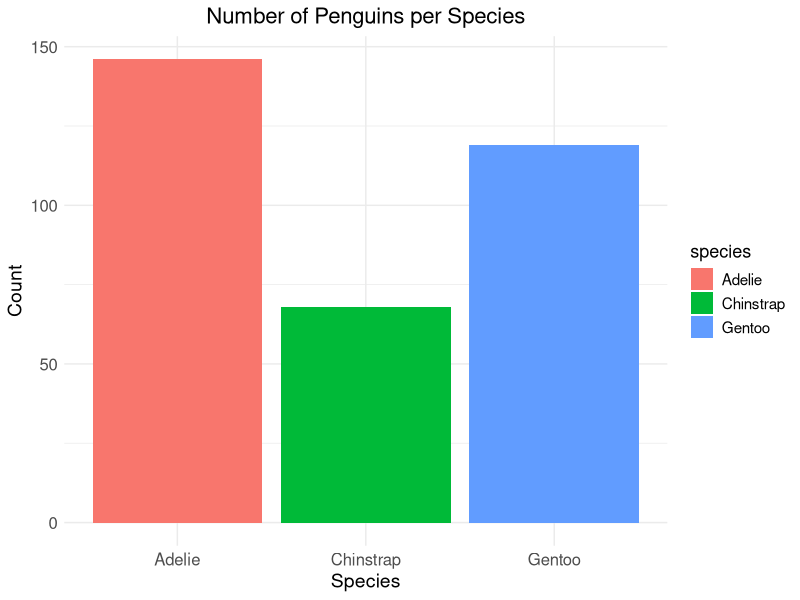
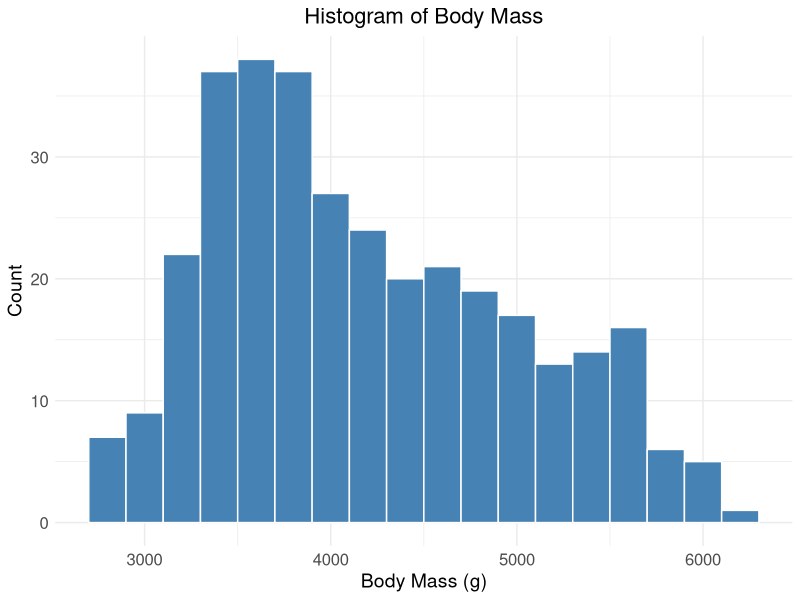
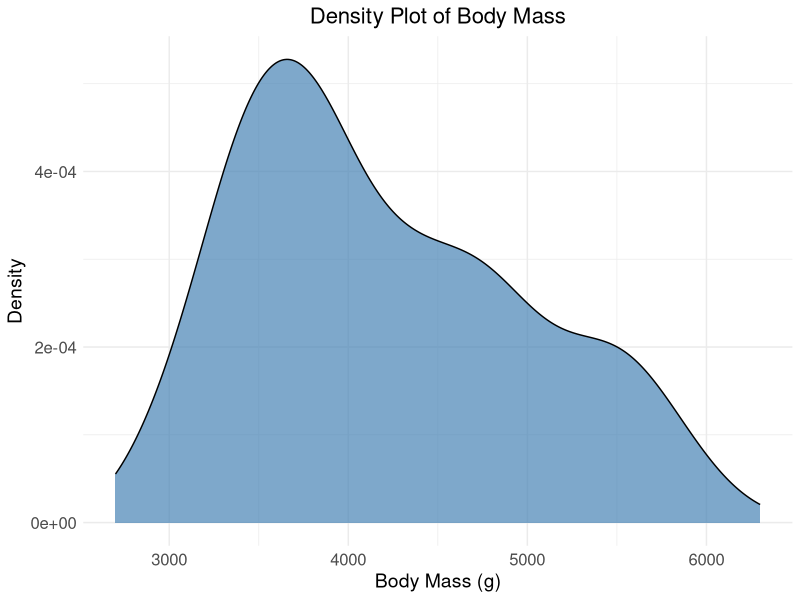
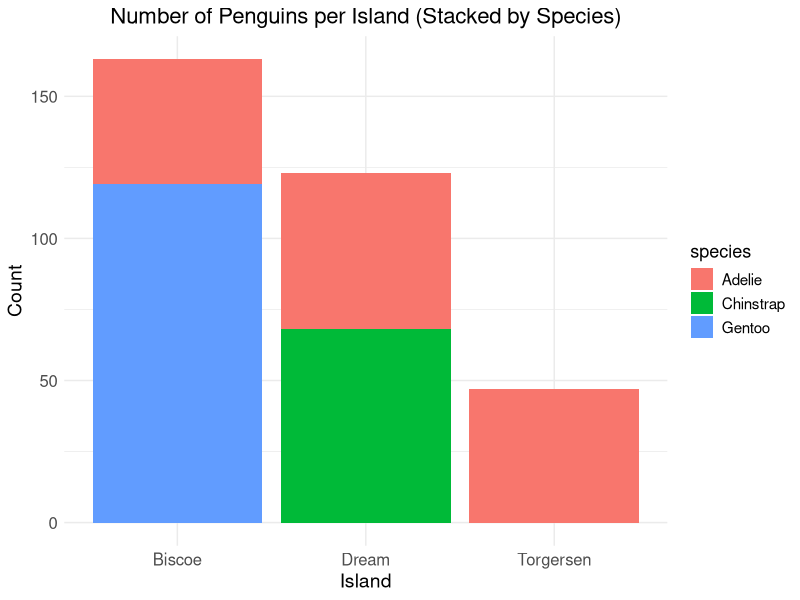
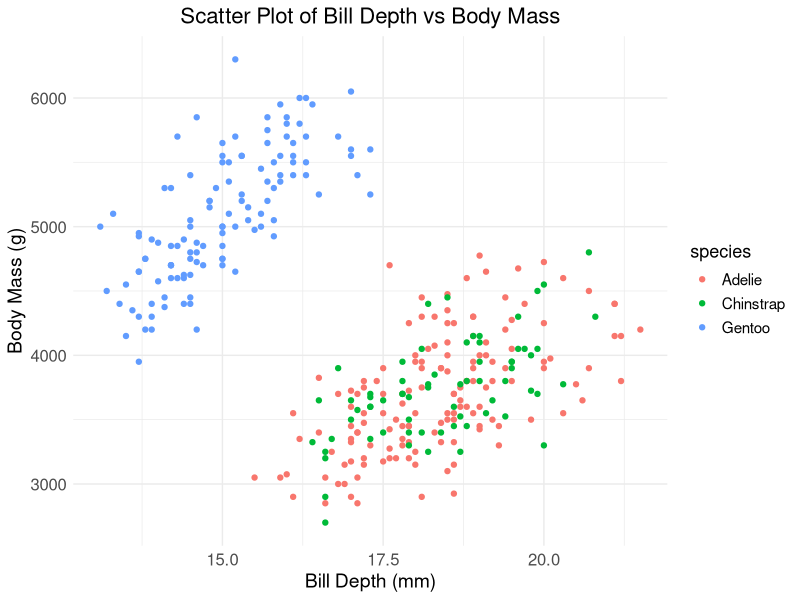

Reproduce these figures in R, in order.
## ---- chunk 1
install.packages("palmerpenguins") 
## ---- chunk 2
library(palmerpenguins)
data(penguins)
## ---- chunk 3
library(tidyverse)
data(penguins)

penguins <- drop_na(penguins)

## ---- chunk 4
model <-  lm(formula = body_mass_g ~ bill_length_mm + bill_depth_mm,
             data = penguins)
## ---- chunk 5
model_summary <- summary(model)
print(model_summary)
## ---- chunk 6
summary(penguins)
## ---- chunk 7
barplot_species <- ggplot(penguins, aes(x = species, fill = species)) +
  geom_bar() +
  labs(
    x = "Species",
    y = "Count",
    title = "Number of Penguins per Species"
  ) +
  theme_minimal() +
  theme(
    plot.title = element_text(hjust = 0.5, size = 16),
    axis.title = element_text(size = 14),
    axis.text = element_text(size = 12),
    legend.title = element_text(size = 13),
    legend.text = element_text(size = 11)
  )
print(barplot_species)
## ---- chunk 8
histogram_body_mass <- ggplot(penguins, aes(x = body_mass_g)) +
  geom_histogram(binwidth = 200, fill = "steelblue", color = "white") +
  labs(
    x = "Body Mass (g)",
    y = "Count",
    title = "Histogram of Body Mass"
  ) +
  theme_minimal() + 
  theme(
    plot.title = element_text(hjust = 0.5, size = 16),
    axis.title = element_text(size = 14),
    axis.text = element_text(size = 12),
    legend.title = element_text(size = 13),
    legend.text = element_text(size = 11)
  )

print(histogram_body_mass)
## ---- chunk 9
density_body_mass <- ggplot(penguins, aes(x = body_mass_g)) +
  geom_density(fill = "steelblue", alpha = 0.7) +
  labs(
    x = "Body Mass (g)",
    y = "Density",
    title = "Density Plot of Body Mass"
  ) +
  theme_minimal() + 
  theme(
    plot.title = element_text(hjust = 0.5, size = 16),
    axis.title = element_text(size = 14),
    axis.text = element_text(size = 12),
    legend.title = element_text(size = 13),
    legend.text = element_text(size = 11)
  )

print(density_body_mass)
## ---- chunk 10
contingency_table <- table(penguins[,c('sex', 'species')])
print(contingency_table)
## ---- chunk 11
stacked_barplot <- ggplot(penguins, aes(x = island, fill = species)) +
    geom_bar(position = "stack") +
    labs(
        x = "Island",
        y = "Count",
        title = "Number of Penguins per Island (Stacked by Species)"
    ) +
    theme_minimal() +
    theme(
        plot.title = element_text(hjust = 0.5, size = 16),
        axis.title = element_text(size = 14),
        axis.text = element_text(size = 12),
        legend.title = element_text(size = 13),
        legend.text = element_text(size = 11)
    )

print(stacked_barplot)

## ---- chunk 12
scatterplot <- ggplot(penguins, aes(x = bill_depth_mm, y = body_mass_g, color = species)) +
     geom_point() +
     labs(
         x = "Bill Depth (mm)",
         y = "Body Mass (g)",
         title = "Scatter Plot of Bill Depth vs Body Mass"
     ) +
     theme_minimal() +
     theme(
         plot.title = element_text(hjust = 0.5, size = 16),
         axis.title = element_text(size = 14),
         axis.text = element_text(size = 12),
         legend.title = element_text(size = 13),
         legend.text = element_text(size = 11)
     )
print(scatterplot)
